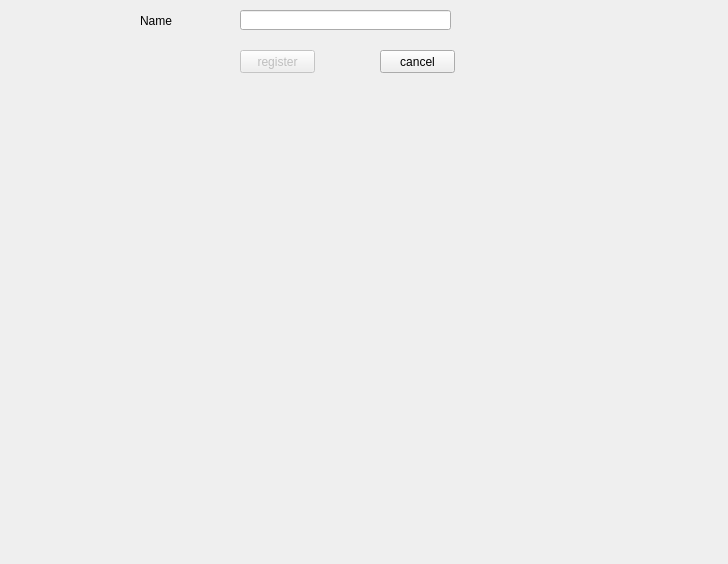
<?xml version="1.0" encoding="UTF-8"?>
<ui version="4.0">
 <class>Dialog</class>
 <widget class="QDialog" name="Dialog">
  <property name="geometry">
   <rect>
    <x>0</x>
    <y>0</y>
    <width>728</width>
    <height>564</height>
   </rect>
  </property>
  <property name="windowTitle">
   <string>Dialog</string>
  </property>
  <widget class="QPushButton" name="regist_Button">
   <property name="enabled">
    <bool>false</bool>
   </property>
   <property name="geometry">
    <rect>
     <x>240</x>
     <y>50</y>
     <width>75</width>
     <height>23</height>
    </rect>
   </property>
   <property name="text">
    <string>register</string>
   </property>
  </widget>
  <widget class="QPushButton" name="cancel_Button">
   <property name="geometry">
    <rect>
     <x>380</x>
     <y>50</y>
     <width>75</width>
     <height>23</height>
    </rect>
   </property>
   <property name="text">
    <string>cancel</string>
   </property>
  </widget>
  <widget class="QLineEdit" name="Name_Edit">
   <property name="geometry">
    <rect>
     <x>240</x>
     <y>10</y>
     <width>211</width>
     <height>20</height>
    </rect>
   </property>
   <property name="text">
    <string/>
   </property>
  </widget>
  <widget class="QLabel" name="label">
   <property name="geometry">
    <rect>
     <x>140</x>
     <y>10</y>
     <width>56</width>
     <height>21</height>
    </rect>
   </property>
   <property name="text">
    <string>Name</string>
   </property>
  </widget>
  <widget class="QLabel" name="regist_label">
   <property name="geometry">
    <rect>
     <x>30</x>
     <y>130</y>
     <width>641</width>
     <height>411</height>
    </rect>
   </property>
   <property name="text">
    <string/>
   </property>
  </widget>
 </widget>
 <resources/>
 <connections/>
 <slots>
  <slot>start()</slot>
  <slot>stop()</slot>
 </slots>
</ui>
